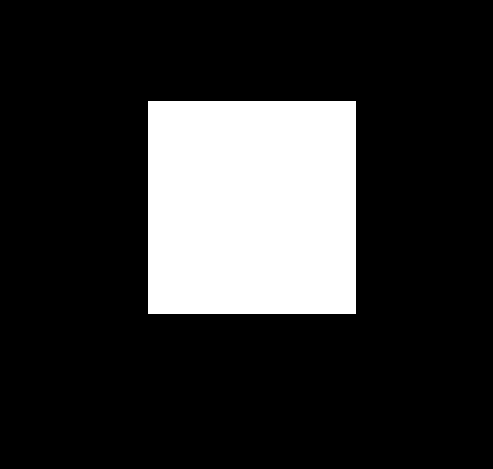
#> input picture openCV/openCV.py/image_processing/box.png, 493 x 469 px
$ python 21.histogram_backprojection.py
#> lines starting #> are read from the running program, lines starting #| are printed output that depends on the picture; after the words box and inside, x2 and y2 are one past the last pixel; in counts of white or black regions, pixels touching at a corner belong together

#히스토그램 역투영(Histogram backprojection)
# 히스토그램 역투영은 영상의 각 픽셀이 주어진 히스토그램 모델에 얼마나 일치하는지를 검사하는 방법입니다.
# 임의의 색상 영역을 검출할 때 효과적입니다.
# YCrCb 색 공간을 이용합니다. (밝기에 상관없이 색을 검출하기 위함입니다.)
# HSV는 H 값을 이용해서 색상을 표현하기 좋을 때 이용합니다.
import numpy as np
import cv2 as cv
roi = cv.imread('box.png')
#> roi is the input picture: shape (469, 493, 3); 19.2% white; 1 white region, box (x1, y1, x2, y2) and area: (148, 101, 356, 314) 44304
assert roi is not None, "file could not be read, check with os.path.exists()"
hsv = cv.cvtColor(roi,cv.COLOR_BGR2HSV)
#> hsv: shape (469, 493, 3); mean H, S, V 0, 0, 48.9
target = cv.imread('roi.jpg')
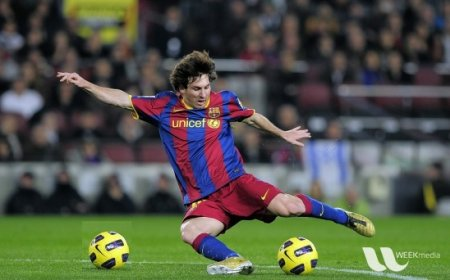
#> input picture openCV/openCV.py/image_processing/roi.jpg, 450 x 280 px
#> target is the input picture: shape (280, 450, 3); mean B, G, R 72.3, 85.8, 82.3
assert target is not None, "file could not be read, check with os.path.exists()"
hsvt = cv.cvtColor(target,cv.COLOR_BGR2HSV)
#> hsvt: shape (280, 450, 3); mean H, S, V 82.6, 86.9, 99.6
# calculating object histogram
roihist = cv.calcHist([hsv],[0, 1], None, [180, 256], [0, 180, 0, 256] )
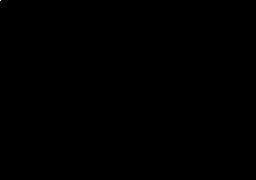
#> roihist: shape (180, 256) float32; values 0 (black) and 231217 (white), 0% white in thin lines or dots, all inside (x1, y1, x2, y2) = (0, 0, 1, 1)
# normalize histogram and apply backprojection
cv.normalize(roihist,roihist,0,255,cv.NORM_MINMAX)
dst = cv.calcBackProject([hsvt],[0,1],roihist,[0,180,0,256],1)
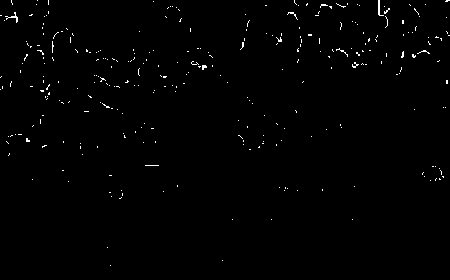
#> dst: shape (280, 450); 0.81% white in thin lines or dots
# Now convolute with circular disc
disc = cv.getStructuringElement(cv.MORPH_ELLIPSE,(5,5))
cv.filter2D(dst,-1,disc,dst)
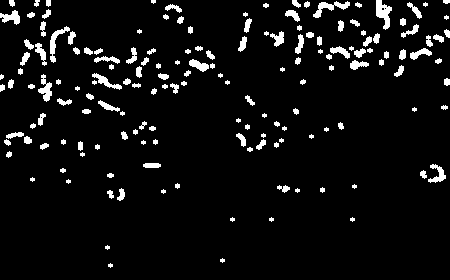
#> dst: shape (280, 450); 6% white; 163 white regions (37 under 20 px), largest, box (x1, y1, x2, y2) and area: (376, 0, 392, 30) 263, (313, 1, 350, 18) 226, (50, 26, 70, 63) 209
# threshold and binary AND
ret,thresh = cv.threshold(dst,50,255,0)
thresh = cv.merge((thresh,thresh,thresh))
res = cv.bitwise_and(target,thresh)
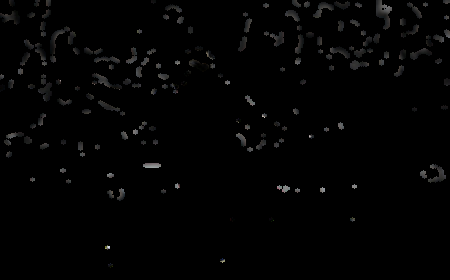
#> res: shape (280, 450, 3); mean B, G, R 2.8, 2.9, 2.9
res = np.vstack((target,thresh,res))
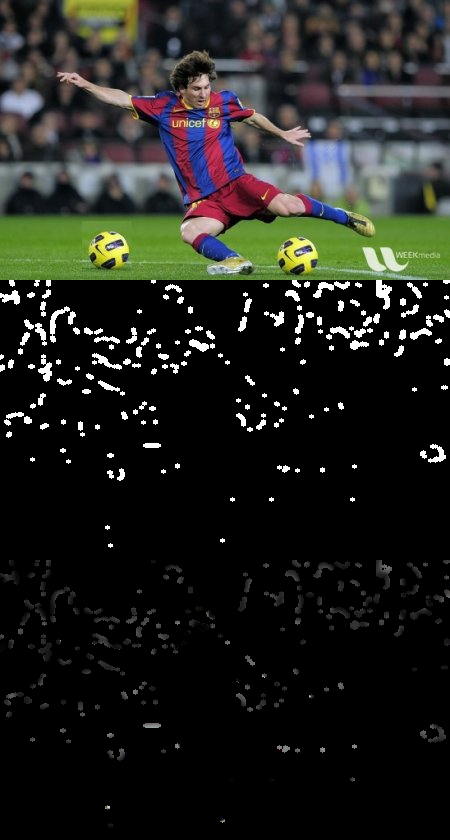
#> res: shape (840, 450, 3); mean B, G, R 30.1, 34.6, 33.5
cv.imwrite('res.jpg',res)
cv.imshow('backProjection', res )
cv.waitKey(0)
